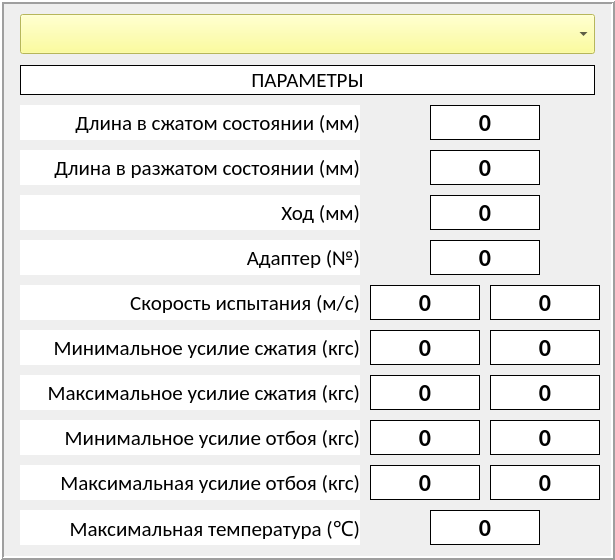
   <widget class="QFrame" name="frame_parameters">
    <property name="geometry">
     <rect>
      <x>15</x>
      <y>10</y>
      <width>615</width>
      <height>560</height>
     </rect>
    </property>
    <property name="frameShape">
     <enum>QFrame::Box</enum>
    </property>
    <property name="frameShadow">
     <enum>QFrame::Raised</enum>
    </property>
    <property name="lineWidth">
     <number>2</number>
    </property>
    <widget class="QLabel" name="lbl_comp_max">
     <property name="geometry">
      <rect>
       <x>370</x>
       <y>375</y>
       <width>110</width>
       <height>35</height>
      </rect>
     </property>
     <property name="font">
      <font>
       <family>Calibri</family>
       <pointsize>18</pointsize>
       <weight>75</weight>
       <bold>true</bold>
      </font>
     </property>
     <property name="styleSheet">
      <string notr="true">background-color: rgb(255, 255, 255);</string>
     </property>
     <property name="frameShape">
      <enum>QFrame::Box</enum>
     </property>
     <property name="text">
      <string>0</string>
     </property>
     <property name="alignment">
      <set>Qt::AlignCenter</set>
     </property>
    </widget>
    <widget class="QLabel" name="lbl_txt9">
     <property name="geometry">
      <rect>
       <x>20</x>
       <y>510</y>
       <width>340</width>
       <height>35</height>
      </rect>
     </property>
     <property name="font">
      <font>
       <family>Calibri</family>
       <pointsize>16</pointsize>
       <weight>50</weight>
       <bold>false</bold>
      </font>
     </property>
     <property name="styleSheet">
      <string notr="true">background-color: rgb(255, 255, 255);</string>
     </property>
     <property name="frameShape">
      <enum>QFrame::NoFrame</enum>
     </property>
     <property name="text">
      <string>Максимальная температура (℃)</string>
     </property>
     <property name="alignment">
      <set>Qt::AlignRight|Qt::AlignTrailing|Qt::AlignVCenter</set>
     </property>
    </widget>
    <widget class="QLabel" name="lbl_txt5">
     <property name="geometry">
      <rect>
       <x>20</x>
       <y>330</y>
       <width>340</width>
       <height>35</height>
      </rect>
     </property>
     <property name="font">
      <font>
       <family>Calibri</family>
       <pointsize>16</pointsize>
       <weight>50</weight>
       <bold>false</bold>
      </font>
     </property>
     <property name="styleSheet">
      <string notr="true">background-color: rgb(255, 255, 255);</string>
     </property>
     <property name="frameShape">
      <enum>QFrame::NoFrame</enum>
     </property>
     <property name="text">
      <string>Минимальное усилие сжатия (кгс)</string>
     </property>
     <property name="alignment">
      <set>Qt::AlignRight|Qt::AlignTrailing|Qt::AlignVCenter</set>
     </property>
    </widget>
    <widget class="QLabel" name="lbl_recoil_min">
     <property name="geometry">
      <rect>
       <x>370</x>
       <y>420</y>
       <width>110</width>
       <height>35</height>
      </rect>
     </property>
     <property name="font">
      <font>
       <family>Calibri</family>
       <pointsize>18</pointsize>
       <weight>75</weight>
       <bold>true</bold>
      </font>
     </property>
     <property name="styleSheet">
      <string notr="true">background-color: rgb(255, 255, 255);</string>
     </property>
     <property name="frameShape">
      <enum>QFrame::Box</enum>
     </property>
     <property name="text">
      <string>0</string>
     </property>
     <property name="alignment">
      <set>Qt::AlignCenter</set>
     </property>
    </widget>
    <widget class="QLabel" name="lbl_txt3">
     <property name="geometry">
      <rect>
       <x>20</x>
       <y>65</y>
       <width>575</width>
       <height>30</height>
      </rect>
     </property>
     <property name="font">
      <font>
       <family>Calibri</family>
       <pointsize>16</pointsize>
       <weight>50</weight>
       <bold>false</bold>
      </font>
     </property>
     <property name="styleSheet">
      <string notr="true">background-color: rgb(255, 255, 255);</string>
     </property>
     <property name="frameShape">
      <enum>QFrame::Box</enum>
     </property>
     <property name="text">
      <string>ПАРАМЕТРЫ</string>
     </property>
     <property name="alignment">
      <set>Qt::AlignCenter</set>
     </property>
    </widget>
    <widget class="QLabel" name="lbl_length_min">
     <property name="geometry">
      <rect>
       <x>430</x>
       <y>105</y>
       <width>110</width>
       <height>35</height>
      </rect>
     </property>
     <property name="font">
      <font>
       <family>Calibri</family>
       <pointsize>18</pointsize>
       <weight>75</weight>
       <bold>true</bold>
      </font>
     </property>
     <property name="styleSheet">
      <string notr="true">background-color: rgb(255, 255, 255);</string>
     </property>
     <property name="frameShape">
      <enum>QFrame::Box</enum>
     </property>
     <property name="text">
      <string>0</string>
     </property>
     <property name="alignment">
      <set>Qt::AlignCenter</set>
     </property>
    </widget>
    <widget class="QLabel" name="lbl_temper">
     <property name="geometry">
      <rect>
       <x>430</x>
       <y>510</y>
       <width>110</width>
       <height>35</height>
      </rect>
     </property>
     <property name="font">
      <font>
       <family>Calibri</family>
       <pointsize>18</pointsize>
       <weight>75</weight>
       <bold>true</bold>
      </font>
     </property>
     <property name="styleSheet">
      <string notr="true">background-color: rgb(255, 255, 255);</string>
     </property>
     <property name="frameShape">
      <enum>QFrame::Box</enum>
     </property>
     <property name="text">
      <string>0</string>
     </property>
     <property name="alignment">
      <set>Qt::AlignCenter</set>
     </property>
    </widget>
    <widget class="QLabel" name="lbl_length_max">
     <property name="geometry">
      <rect>
       <x>430</x>
       <y>150</y>
       <width>110</width>
       <height>35</height>
      </rect>
     </property>
     <property name="font">
      <font>
       <family>Calibri</family>
       <pointsize>18</pointsize>
       <weight>75</weight>
       <bold>true</bold>
      </font>
     </property>
     <property name="styleSheet">
      <string notr="true">background-color: rgb(255, 255, 255);</string>
     </property>
     <property name="frameShape">
      <enum>QFrame::Box</enum>
     </property>
     <property name="text">
      <string>0</string>
     </property>
     <property name="alignment">
      <set>Qt::AlignCenter</set>
     </property>
    </widget>
    <widget class="QLabel" name="lbl_txt4">
     <property name="geometry">
      <rect>
       <x>20</x>
       <y>105</y>
       <width>340</width>
       <height>35</height>
      </rect>
     </property>
     <property name="font">
      <font>
       <family>Calibri</family>
       <pointsize>16</pointsize>
       <weight>50</weight>
       <bold>false</bold>
      </font>
     </property>
     <property name="styleSheet">
      <string notr="true">background-color: rgb(255, 255, 255);</string>
     </property>
     <property name="frameShape">
      <enum>QFrame::NoFrame</enum>
     </property>
     <property name="text">
      <string>Длина в сжатом состоянии (мм)</string>
     </property>
     <property name="alignment">
      <set>Qt::AlignRight|Qt::AlignTrailing|Qt::AlignVCenter</set>
     </property>
    </widget>
    <widget class="QLabel" name="lbl_txt6">
     <property name="geometry">
      <rect>
       <x>20</x>
       <y>420</y>
       <width>340</width>
       <height>35</height>
      </rect>
     </property>
     <property name="font">
      <font>
       <family>Calibri</family>
       <pointsize>16</pointsize>
       <weight>50</weight>
       <bold>false</bold>
      </font>
     </property>
     <property name="styleSheet">
      <string notr="true">background-color: rgb(255, 255, 255);</string>
     </property>
     <property name="frameShape">
      <enum>QFrame::NoFrame</enum>
     </property>
     <property name="text">
      <string>Минимальное усилие отбоя (кгс)</string>
     </property>
     <property name="alignment">
      <set>Qt::AlignRight|Qt::AlignTrailing|Qt::AlignVCenter</set>
     </property>
    </widget>
    <widget class="QLabel" name="lbl_comp_min">
     <property name="geometry">
      <rect>
       <x>370</x>
       <y>330</y>
       <width>110</width>
       <height>35</height>
      </rect>
     </property>
     <property name="font">
      <font>
       <family>Calibri</family>
       <pointsize>18</pointsize>
       <weight>75</weight>
       <bold>true</bold>
      </font>
     </property>
     <property name="styleSheet">
      <string notr="true">background-color: rgb(255, 255, 255);</string>
     </property>
     <property name="frameShape">
      <enum>QFrame::Box</enum>
     </property>
     <property name="text">
      <string>0</string>
     </property>
     <property name="alignment">
      <set>Qt::AlignCenter</set>
     </property>
    </widget>
    <widget class="QLabel" name="lbl_recoil_max">
     <property name="geometry">
      <rect>
       <x>370</x>
       <y>465</y>
       <width>110</width>
       <height>35</height>
      </rect>
     </property>
     <property name="font">
      <font>
       <family>Calibri</family>
       <pointsize>18</pointsize>
       <weight>75</weight>
       <bold>true</bold>
      </font>
     </property>
     <property name="styleSheet">
      <string notr="true">background-color: rgb(255, 255, 255);</string>
     </property>
     <property name="frameShape">
      <enum>QFrame::Box</enum>
     </property>
     <property name="text">
      <string>0</string>
     </property>
     <property name="alignment">
      <set>Qt::AlignCenter</set>
     </property>
    </widget>
    <widget class="QComboBox" name="combo_Names">
     <property name="geometry">
      <rect>
       <x>20</x>
       <y>14</y>
       <width>575</width>
       <height>40</height>
      </rect>
     </property>
     <property name="minimumSize">
      <size>
       <width>0</width>
       <height>40</height>
      </size>
     </property>
     <property name="maximumSize">
      <size>
       <width>16777215</width>
       <height>40</height>
      </size>
     </property>
     <property name="font">
      <font>
       <family>Calibri</family>
       <pointsize>18</pointsize>
       <weight>75</weight>
       <bold>true</bold>
      </font>
     </property>
     <property name="styleSheet">
      <string notr="true">background-color: rgb(255, 255, 127);</string>
     </property>
     <property name="editable">
      <bool>false</bool>
     </property>
    </widget>
    <widget class="QLabel" name="lbl_txt4_2">
     <property name="geometry">
      <rect>
       <x>20</x>
       <y>150</y>
       <width>340</width>
       <height>35</height>
      </rect>
     </property>
     <property name="font">
      <font>
       <family>Calibri</family>
       <pointsize>16</pointsize>
       <weight>50</weight>
       <bold>false</bold>
      </font>
     </property>
     <property name="styleSheet">
      <string notr="true">background-color: rgb(255, 255, 255);</string>
     </property>
     <property name="frameShape">
      <enum>QFrame::NoFrame</enum>
     </property>
     <property name="text">
      <string>Длина в разжатом состоянии (мм)</string>
     </property>
     <property name="alignment">
      <set>Qt::AlignRight|Qt::AlignTrailing|Qt::AlignVCenter</set>
     </property>
    </widget>
    <widget class="QLabel" name="lbl_txt5_2">
     <property name="geometry">
      <rect>
       <x>20</x>
       <y>375</y>
       <width>340</width>
       <height>35</height>
      </rect>
     </property>
     <property name="font">
      <font>
       <family>Calibri</family>
       <pointsize>16</pointsize>
       <weight>50</weight>
       <bold>false</bold>
      </font>
     </property>
     <property name="styleSheet">
      <string notr="true">background-color: rgb(255, 255, 255);</string>
     </property>
     <property name="frameShape">
      <enum>QFrame::NoFrame</enum>
     </property>
     <property name="text">
      <string>Максимальное усилие сжатия (кгс)</string>
     </property>
     <property name="alignment">
      <set>Qt::AlignRight|Qt::AlignTrailing|Qt::AlignVCenter</set>
     </property>
    </widget>
    <widget class="QLabel" name="lbl_txt6_2">
     <property name="geometry">
      <rect>
       <x>20</x>
       <y>465</y>
       <width>340</width>
       <height>35</height>
      </rect>
     </property>
     <property name="font">
      <font>
       <family>Calibri</family>
       <pointsize>16</pointsize>
       <weight>50</weight>
       <bold>false</bold>
      </font>
     </property>
     <property name="styleSheet">
      <string notr="true">background-color: rgb(255, 255, 255);</string>
     </property>
     <property name="frameShape">
      <enum>QFrame::NoFrame</enum>
     </property>
     <property name="text">
      <string>Максимальная усилие отбоя (кгс)</string>
     </property>
     <property name="alignment">
      <set>Qt::AlignRight|Qt::AlignTrailing|Qt::AlignVCenter</set>
     </property>
    </widget>
    <widget class="QLabel" name="lbl_txt4_3">
     <property name="geometry">
      <rect>
       <x>20</x>
       <y>195</y>
       <width>340</width>
       <height>35</height>
      </rect>
     </property>
     <property name="font">
      <font>
       <family>Calibri</family>
       <pointsize>16</pointsize>
       <weight>50</weight>
       <bold>false</bold>
      </font>
     </property>
     <property name="styleSheet">
      <string notr="true">background-color: rgb(255, 255, 255);</string>
     </property>
     <property name="frameShape">
      <enum>QFrame::NoFrame</enum>
     </property>
     <property name="text">
      <string>Ход (мм)</string>
     </property>
     <property name="alignment">
      <set>Qt::AlignRight|Qt::AlignTrailing|Qt::AlignVCenter</set>
     </property>
    </widget>
    <widget class="QLabel" name="lbl_hod">
     <property name="geometry">
      <rect>
       <x>430</x>
       <y>195</y>
       <width>110</width>
       <height>35</height>
      </rect>
     </property>
     <property name="font">
      <font>
       <family>Calibri</family>
       <pointsize>18</pointsize>
       <weight>75</weight>
       <bold>true</bold>
      </font>
     </property>
     <property name="styleSheet">
      <string notr="true">background-color: rgb(255, 255, 255);</string>
     </property>
     <property name="frameShape">
      <enum>QFrame::Box</enum>
     </property>
     <property name="text">
      <string>0</string>
     </property>
     <property name="alignment">
      <set>Qt::AlignCenter</set>
     </property>
    </widget>
    <widget class="QLabel" name="lbl_txt4_4">
     <property name="geometry">
      <rect>
       <x>20</x>
       <y>285</y>
       <width>340</width>
       <height>35</height>
      </rect>
     </property>
     <property name="font">
      <font>
       <family>Calibri</family>
       <pointsize>16</pointsize>
       <weight>50</weight>
       <bold>false</bold>
      </font>
     </property>
     <property name="styleSheet">
      <string notr="true">background-color: rgb(255, 255, 255);</string>
     </property>
     <property name="frameShape">
      <enum>QFrame::NoFrame</enum>
     </property>
     <property name="text">
      <string>Скорость испытания (м/с)</string>
     </property>
     <property name="alignment">
      <set>Qt::AlignRight|Qt::AlignTrailing|Qt::AlignVCenter</set>
     </property>
    </widget>
    <widget class="QLabel" name="lbl_speed_1">
     <property name="geometry">
      <rect>
       <x>370</x>
       <y>285</y>
       <width>110</width>
       <height>35</height>
      </rect>
     </property>
     <property name="font">
      <font>
       <family>Calibri</family>
       <pointsize>18</pointsize>
       <weight>75</weight>
       <bold>true</bold>
      </font>
     </property>
     <property name="styleSheet">
      <string notr="true">background-color: rgb(255, 255, 255);</string>
     </property>
     <property name="frameShape">
      <enum>QFrame::Box</enum>
     </property>
     <property name="text">
      <string>0</string>
     </property>
     <property name="alignment">
      <set>Qt::AlignCenter</set>
     </property>
    </widget>
    <widget class="QLabel" name="lbl_txt4_6">
     <property name="geometry">
      <rect>
       <x>20</x>
       <y>240</y>
       <width>340</width>
       <height>35</height>
      </rect>
     </property>
     <property name="font">
      <font>
       <family>Calibri</family>
       <pointsize>16</pointsize>
       <weight>50</weight>
       <bold>false</bold>
      </font>
     </property>
     <property name="styleSheet">
      <string notr="true">background-color: rgb(255, 255, 255);</string>
     </property>
     <property name="frameShape">
      <enum>QFrame::NoFrame</enum>
     </property>
     <property name="text">
      <string>Адаптер (№)</string>
     </property>
     <property name="alignment">
      <set>Qt::AlignRight|Qt::AlignTrailing|Qt::AlignVCenter</set>
     </property>
    </widget>
    <widget class="QLabel" name="lbl_adapter">
     <property name="geometry">
      <rect>
       <x>430</x>
       <y>240</y>
       <width>110</width>
       <height>35</height>
      </rect>
     </property>
     <property name="font">
      <font>
       <family>Calibri</family>
       <pointsize>18</pointsize>
       <weight>75</weight>
       <bold>true</bold>
      </font>
     </property>
     <property name="styleSheet">
      <string notr="true">background-color: rgb(255, 255, 255);</string>
     </property>
     <property name="frameShape">
      <enum>QFrame::Box</enum>
     </property>
     <property name="text">
      <string>0</string>
     </property>
     <property name="alignment">
      <set>Qt::AlignCenter</set>
     </property>
    </widget>
    <widget class="QLabel" name="lbl_speed_2">
     <property name="geometry">
      <rect>
       <x>490</x>
       <y>285</y>
       <width>110</width>
       <height>35</height>
      </rect>
     </property>
     <property name="font">
      <font>
       <family>Calibri</family>
       <pointsize>18</pointsize>
       <weight>75</weight>
       <bold>true</bold>
      </font>
     </property>
     <property name="styleSheet">
      <string notr="true">background-color: rgb(255, 255, 255);</string>
     </property>
     <property name="frameShape">
      <enum>QFrame::Box</enum>
     </property>
     <property name="text">
      <string>0</string>
     </property>
     <property name="alignment">
      <set>Qt::AlignCenter</set>
     </property>
    </widget>
    <widget class="QLabel" name="lbl_comp_min_2">
     <property name="geometry">
      <rect>
       <x>490</x>
       <y>330</y>
       <width>110</width>
       <height>35</height>
      </rect>
     </property>
     <property name="font">
      <font>
       <family>Calibri</family>
       <pointsize>18</pointsize>
       <weight>75</weight>
       <bold>true</bold>
      </font>
     </property>
     <property name="styleSheet">
      <string notr="true">background-color: rgb(255, 255, 255);</string>
     </property>
     <property name="frameShape">
      <enum>QFrame::Box</enum>
     </property>
     <property name="text">
      <string>0</string>
     </property>
     <property name="alignment">
      <set>Qt::AlignCenter</set>
     </property>
    </widget>
    <widget class="QLabel" name="lbl_comp_max_2">
     <property name="geometry">
      <rect>
       <x>490</x>
       <y>375</y>
       <width>110</width>
       <height>35</height>
      </rect>
     </property>
     <property name="font">
      <font>
       <family>Calibri</family>
       <pointsize>18</pointsize>
       <weight>75</weight>
       <bold>true</bold>
      </font>
     </property>
     <property name="styleSheet">
      <string notr="true">background-color: rgb(255, 255, 255);</string>
     </property>
     <property name="frameShape">
      <enum>QFrame::Box</enum>
     </property>
     <property name="text">
      <string>0</string>
     </property>
     <property name="alignment">
      <set>Qt::AlignCenter</set>
     </property>
    </widget>
    <widget class="QLabel" name="lbl_recoil_min_2">
     <property name="geometry">
      <rect>
       <x>490</x>
       <y>420</y>
       <width>110</width>
       <height>35</height>
      </rect>
     </property>
     <property name="font">
      <font>
       <family>Calibri</family>
       <pointsize>18</pointsize>
       <weight>75</weight>
       <bold>true</bold>
      </font>
     </property>
     <property name="styleSheet">
      <string notr="true">background-color: rgb(255, 255, 255);</string>
     </property>
     <property name="frameShape">
      <enum>QFrame::Box</enum>
     </property>
     <property name="text">
      <string>0</string>
     </property>
     <property name="alignment">
      <set>Qt::AlignCenter</set>
     </property>
    </widget>
    <widget class="QLabel" name="lbl_recoil_max_2">
     <property name="geometry">
      <rect>
       <x>490</x>
       <y>465</y>
       <width>110</width>
       <height>35</height>
      </rect>
     </property>
     <property name="font">
      <font>
       <family>Calibri</family>
       <pointsize>18</pointsize>
       <weight>75</weight>
       <bold>true</bold>
      </font>
     </property>
     <property name="styleSheet">
      <string notr="true">background-color: rgb(255, 255, 255);</string>
     </property>
     <property name="frameShape">
      <enum>QFrame::Box</enum>
     </property>
     <property name="text">
      <string>0</string>
     </property>
     <property name="alignment">
      <set>Qt::AlignCenter</set>
     </property>
    </widget>
   </widget>
